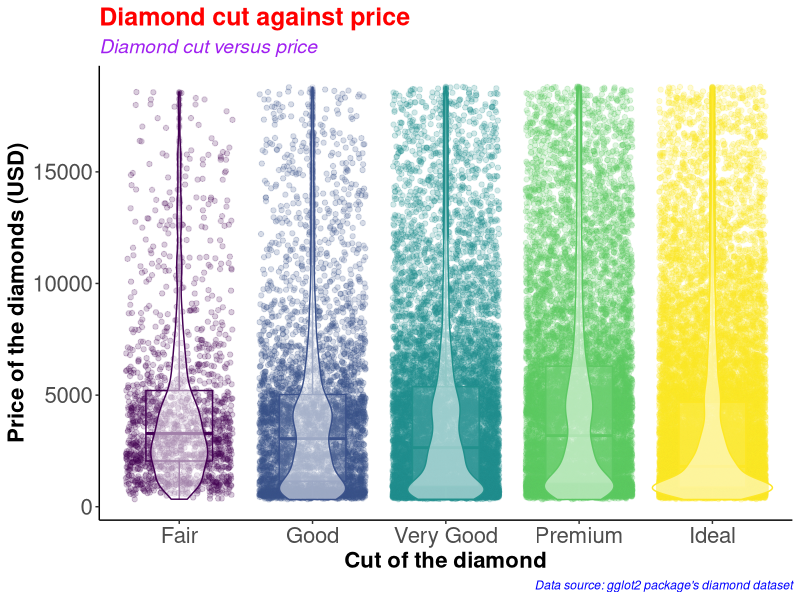
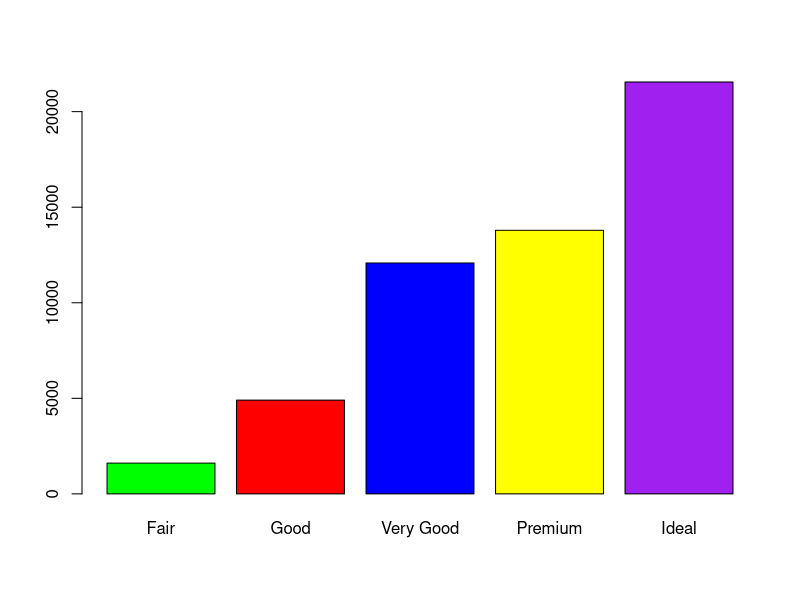
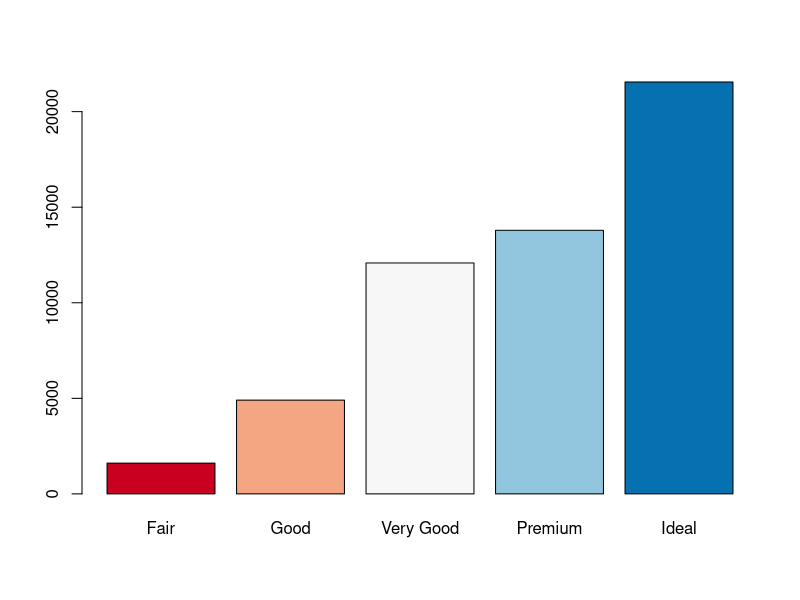
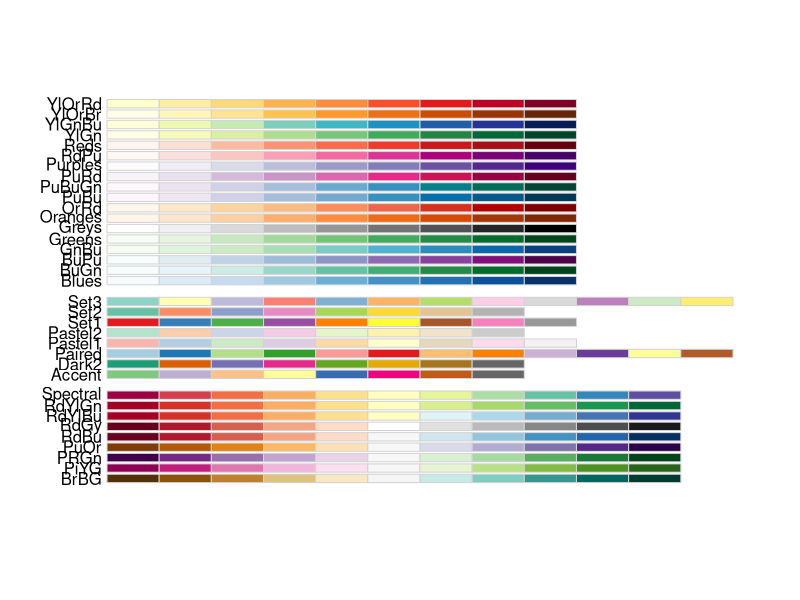
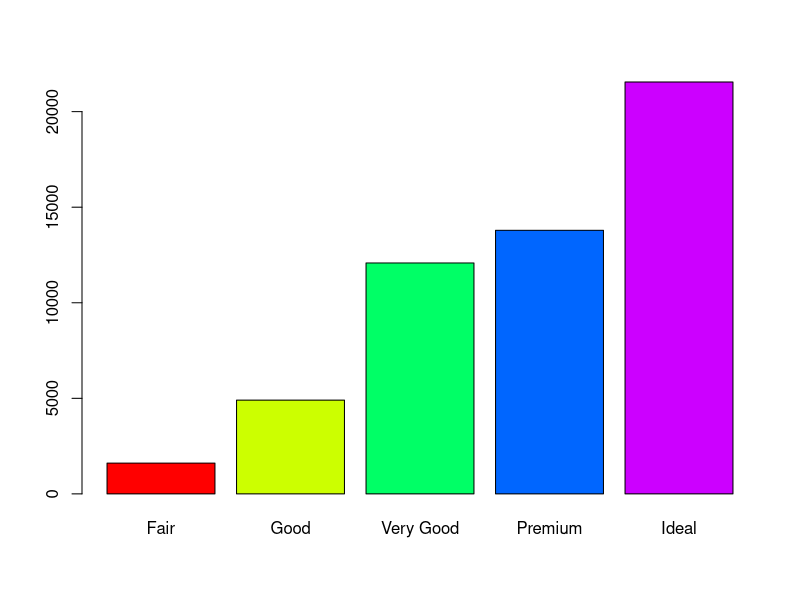
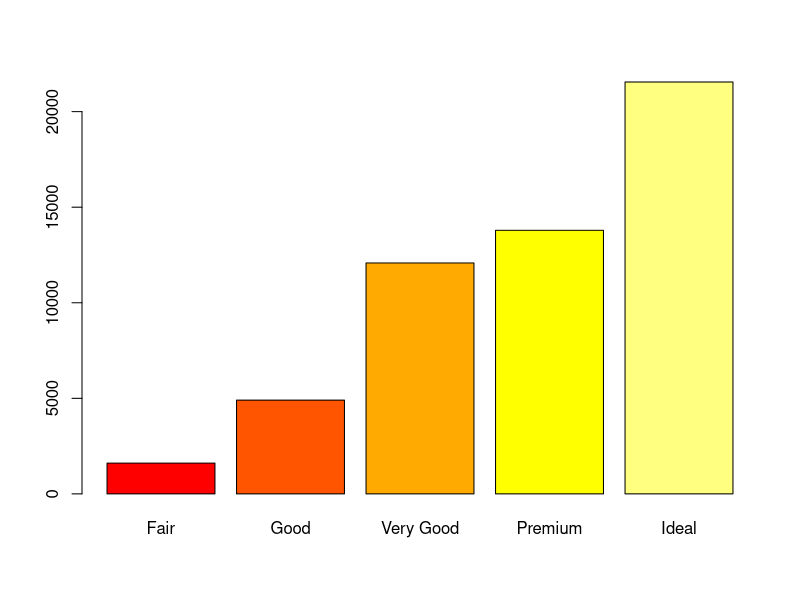
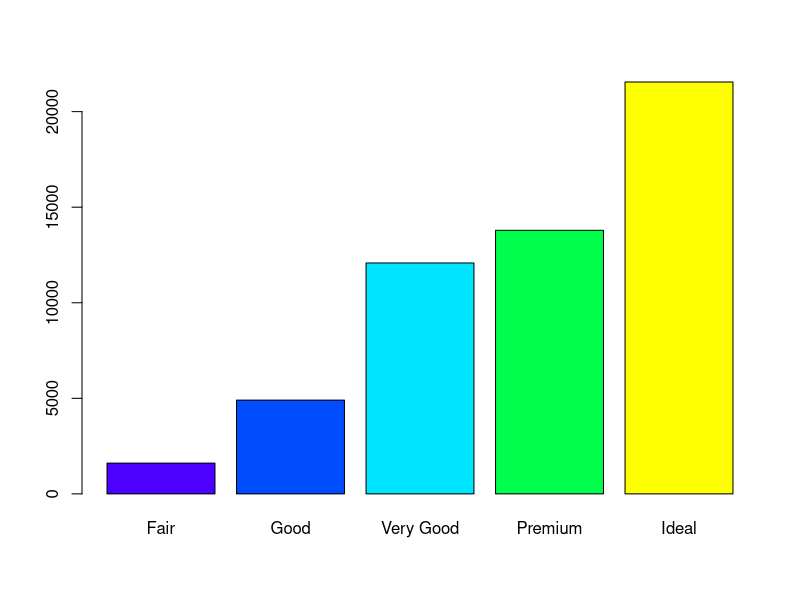
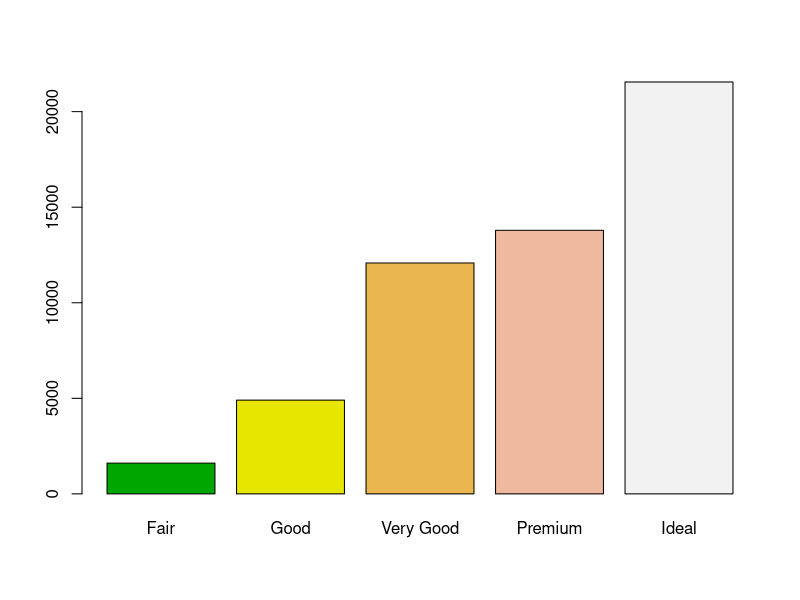

Recreate these plots in R, in order.
#########################################
# Name: Wyclife Agumba Oluoch           #   
# E-mail: wyclifeoluoch@gmail.com       #
# GitHub: https://github.com/Wycology   #
# Task: Boxplot and violin plots in one #
# Date: 4th Jan 2021                    #
# Last edited: 10th Feb 2021            #
#########################################

# Loading the necessary libraries
library(tidyverse)
library(RColorBrewer)

diamonds_df <- diamonds # Cloning the diamonds data to a new object

diamonds_df %>% 
  ggplot(aes(x = cut, y = price, color = cut)) +
  geom_point(position = "jitter", alpha = 0.2) +
  geom_boxplot(alpha = 0.1, width = 0.5) +
  geom_violin(alpha = 0.5) +
  theme_classic() +
  theme(legend.position = "none") +
  labs(x = "Cut of the diamond",
       y = "Price of the diamonds (USD)",
       title = "Diamond cut against price",
       subtitle = "Diamond cut versus price",
       caption = "Data source: gglot2 package's diamond dataset") +
  theme(axis.text=element_text(size=16),
        axis.title=element_text(size=16,face="bold")) +
  theme(plot.title = element_text(color = 'red', size = 18, face = 'bold'),
        plot.subtitle = element_text(color = 'purple', size = 14, face = 'italic'),
        plot.caption = element_text(color = 'blue', face = 'italic'))

diamonds %>% 
  filter(cut == 'Very Good') %>% 
  nrow()

diamonds %>% 
  select(cut) %>% 
  table() %>% 
  barplot(col = c('green', 'red', 'blue', 'yellow', 'purple'))

# Instead of specifying the colors, we can simply use the color brewer panel 

diamonds %>% 
  select(cut) %>% 
  table() %>% 
  barplot(col = brewer.pal(n = 5, name = "RdBu"))
# To display more brewer colors options to use, run the following function:

display.brewer.all()

# Can also use rainbow colors

diamonds %>% 
  select(cut) %>% 
  table() %>% 
  barplot(col = rainbow(5))

# Can also use heat.colors
diamonds %>% 
  select(cut) %>% 
  table() %>% 
  barplot(col = heat.colors(5))

# Can also use topographic colors

diamonds %>% 
  select(cut) %>% 
  table() %>% 
  barplot(col = topo.colors(5))

# Can also use terrain colors
diamonds %>% 
  select(cut) %>% 
  table() %>% 
  barplot(col = terrain.colors(5))

# Can also use cm.colors
diamonds %>% 
  select(cut) %>% 
  table() %>% 
  barplot(col = cm.colors(5))

?getData
# That is awesome. Good for the day.
